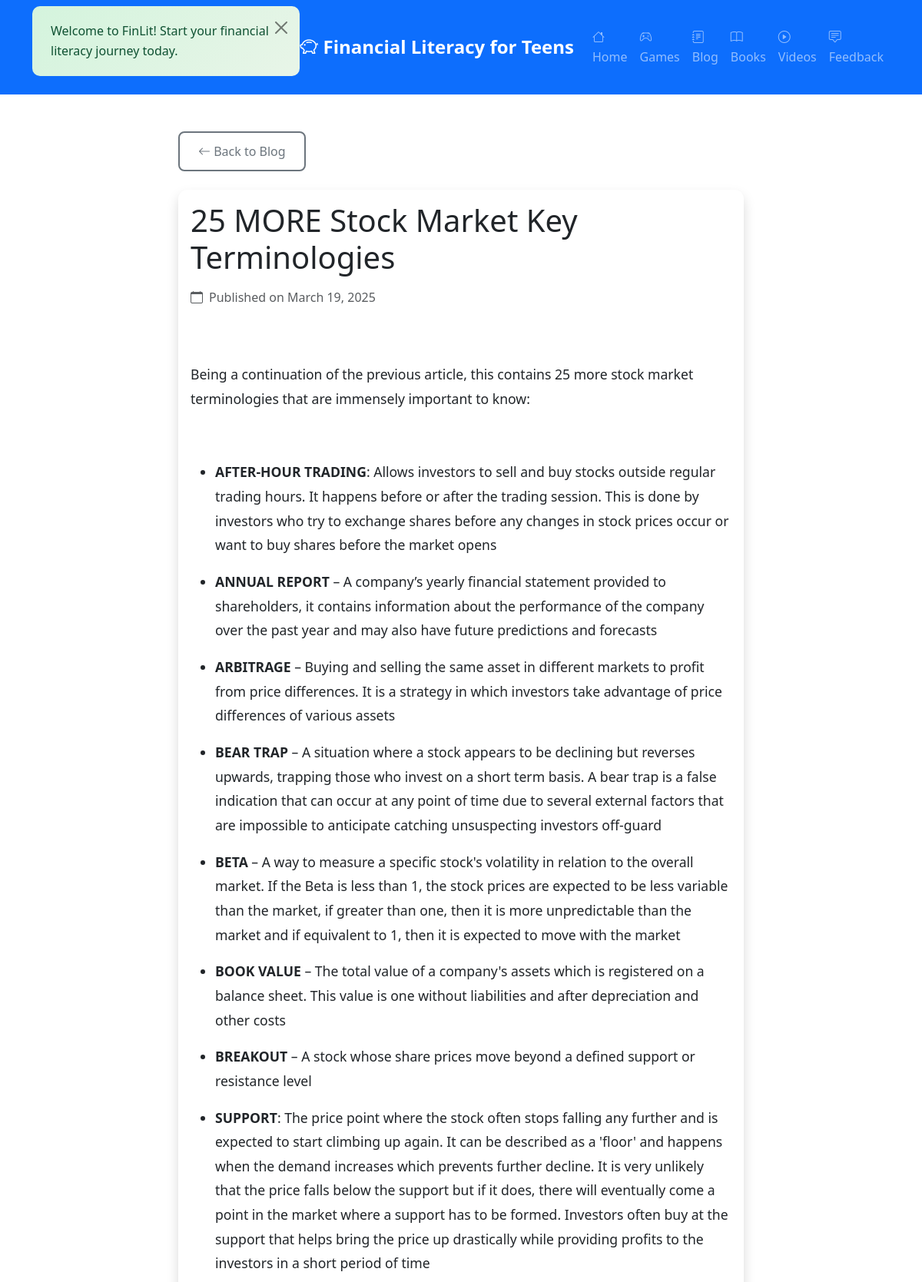
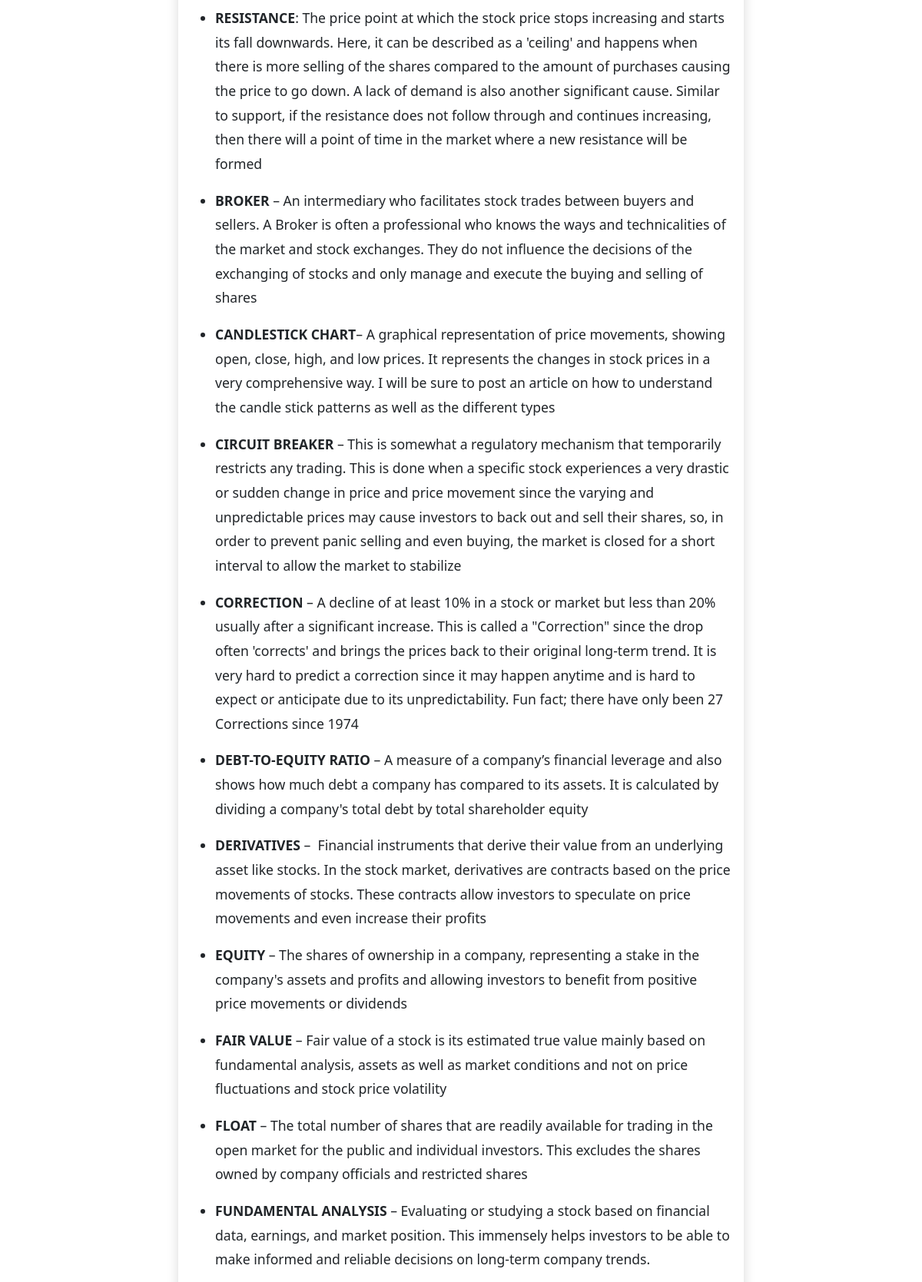
The app's page /blog/6 (upper part) with its own data (2 pictures, top to bottom).
### app.py (models this page shows, shortened)
class BlogPost(db.Model):
    id = db.Column(db.Integer, primary_key=True)
    title = db.Column(db.String(200), nullable=False)
    content = db.Column(db.Text, nullable=False)
    excerpt = db.Column(db.String(300), nullable=False)
    date_posted = db.Column(db.DateTime, default=datetime.utcnow)

### app.py (the view)
@app.route('/blog/<int:post_id>')
def blog_post(post_id):
    post = BlogPost.query.get_or_404(post_id)
    return render_template('blog_post.html', post=post)

### templates/blog_post.html (shortened to what this page needs)
{% extends "base.html" %}
{% block content %}
<div class="container py-5">
    <div class="row justify-content-center">
        <div class="col-lg-8">
            <div class="mb-4">
                <a href="{{ url_for('blog_list') }}" class="btn btn-outline-secondary">
                    <i class="bi bi-arrow-left"></i> Back to Blog
                </a>
            </div>
            <article class="card shadow">
                <div class="card-body">
                    <header class="mb-4">
                        <h1 class="display-6 mb-3">{{ post.title }}</h1>
                        <div class="d-flex align-items-center text-muted">
                            <i class="bi bi-calendar me-2"></i>
                            <span>Published on {{ post.date_posted.strftime('%B %d, %Y') }}</span>
                        </div>
                    </header>
                    <div class="post-content">
                        {{ post.content | safe }}
                    </div>
                </div>
            </article>
        </div>
    </div>
</div>
{% endblock %}

### static/css/style.css (style rules this page uses)
:root { --primary-color: #0d6efd; --success-color: #198754; --warning-color: #ffc107; --danger-color: #dc3545; --light-color: #f8f9fa; --dark-color: #212529; --gradient-primary: linear-gradient(135deg, #667eea 0%, #764ba2 100%); --gradient-success: linear-gradient(135deg, #4ecdc4 0%, #44a08d 100%); --gradient-warning: linear-gradient(135deg, #f093fb 0%, #f5576c 100%); }
body { font-family: 'Segoe UI', Tahoma, Geneva, Verdana, sans-serif; line-height: 1.6; color: var(--dark-color); background-color: #fff; }
.card { border: none; transition: all 0.3s ease; border-radius: 12px; overflow: hidden; }
.btn { font-weight: 500; border-radius: 8px; padding: 0.75rem 1.5rem; transition: all 0.3s ease; border-width: 2px; }
html { scroll-behavior: smooth; }

### templates/blog_post.html (style rules this page uses)
.post-content { line-height: 1.8; font-size: 1.1rem; }
.post-content ul { padding-left: 2rem; }
.post-content li { margin-bottom: 0.5rem; }
.post-content strong { color: #212529; }

### records on screen
BlogPost: title "25 MORE Stock Market Key Terminologies", date_posted "March 19, 2025", content "Being a continuation of the previous article, this contains 25 more stock market terminologies that are immensely important to know: AFTER-HOUR TRADING : Allows investors to sell and buy stocks outside regular trading hours. It happens before or after the trading session. This is done by investors who try to exchange shares before any changes in stock prices occur or want to buy shares before the market opens ANNUAL REPORT – A company’s yearly financial statement provided to shareholders, it contains information about the performance of the company over the past year and may also have future predictions and forecasts ARBITRAGE – Buying and selling the same asset in different markets to…"
